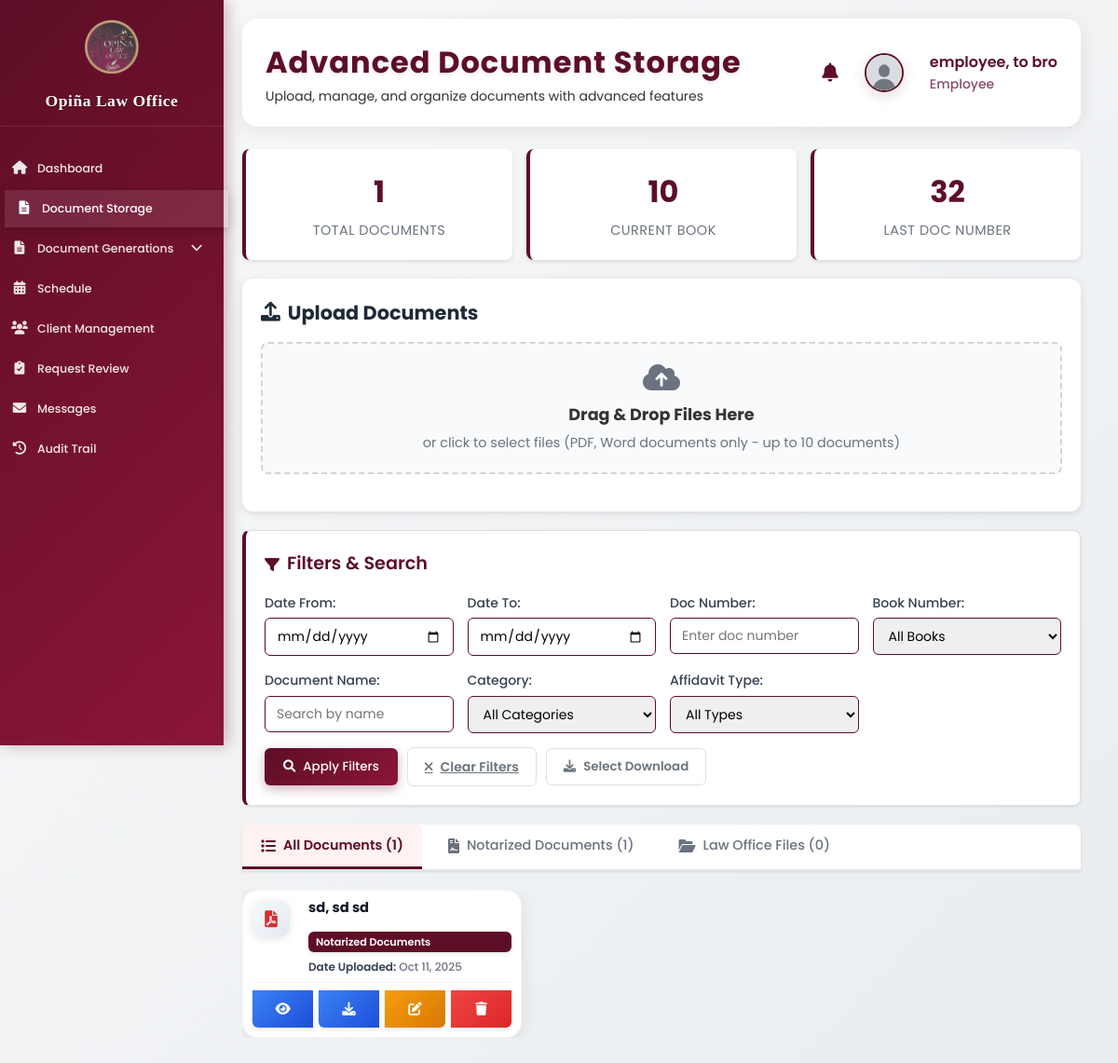
Page /employee_documents.php (signed in) on the committed database.
### tables this page shows
CREATE TABLE `employee_documents` (
  `id` int(11) NOT NULL,
  `doc_number` int(11) NOT NULL,
  `book_number` int(11) NOT NULL,
  `document_name` varchar(255) DEFAULT NULL,
  `affidavit_type` varchar(100) DEFAULT NULL,
  `description` text DEFAULT NULL,
  `file_size` bigint(20) DEFAULT NULL,
  `file_type` varchar(50) DEFAULT NULL,
  `file_name` varchar(255) NOT NULL,
  `file_path` varchar(255) NOT NULL,
  `category` varchar(100) NOT NULL,
  `uploaded_by` int(11) NOT NULL,
  `upload_date` datetime NOT NULL DEFAULT current_timestamp()
);

### employee_documents.php (the view, shortened to what this page needs)
<?php
require_once 'action_logger_helper.php';
function get_current_book_number() {
    return date('n');
}
function get_next_doc_number($conn, $book_number) {
    $stmt = $conn->prepare("SELECT COALESCE(MAX(doc_number), 0) + 1 FROM employee_documents WHERE book_number = ?");
    $stmt->bind_param("i", $book_number);
    $stmt->execute();
    $result = $stmt->get_result();
    return $result->fetch_row()[0];
}
function truncate_document_name($name, $max_length = 18) {
    $name_without_ext = pathinfo($name, PATHINFO_FILENAME);
    if (strlen($name_without_ext) <= $max_length) {
        return $name_without_ext;
    }
    return substr($name_without_ext, 0, $max_length) . '........';
}
$filter_from = isset($_GET['filter_from']) ? $_GET['filter_from'] : '';
$filter_to = isset($_GET['filter_to']) ? $_GET['filter_to'] : '';
$filter_doc_number = isset($_GET['doc_number']) ? $_GET['doc_number'] : '';
$filter_name = isset($_GET['name']) ? $_GET['name'] : '';
$where_clause = '';
$documents = [];
$query = "SELECT ed.*, uf.name as uploader_name, uf.user_type FROM employee_documents ed LEFT JOIN user_form uf ON ed.uploaded_by = uf.id $where_clause ORDER BY ed.book_number DESC, ed.doc_number ASC";
$stmt = $conn->prepare($query);
$stmt->execute();
$result = $stmt->get_result();
if ($result && $result->num_rows > 0) {
    while ($row = $result->fetch_assoc()) {
        $documents[] = $row;
    }
}
?>
<!DOCTYPE html>
<html lang="en">
<head>
    <link rel="stylesheet" href="https://cdnjs.cloudflare.com/ajax/libs/font-awesome/6.0.0/css/all.min.css">
    <link rel="stylesheet" href="assets/css/dashboard.css?v=<?= time() ?>">
</head>
<body>
    <div class="sidebar">
                <div class="sidebar-header">
            <img src="images/logo.jpg" alt="Logo">
            <h2>Opiña Law Office</h2>
        </div>
        <ul class="sidebar-menu">
            <li><a href="employee_dashboard.php"><i class="fas fa-home"></i><span>Dashboard</span></a></li>
            <li><a href="employee_documents.php" class="active"><i class="fas fa-file-alt"></i><span>Document Storage</span></a></li>
            <li class="has-submenu">
                <a href="#" class="submenu-toggle"><i class="fas fa-file-alt"></i><span>Document Generations</span><i class="fas fa-chevron-down submenu-arrow"></i></a>
            </li>
            <li><a href="employee_schedule.php"><i class="fas fa-calendar-alt"></i><span>Schedule</span></a></li>
            <li><a href="employee_clients.php"><i class="fas fa-users"></i><span>Client Management</span></a></li>
            <li><a href="employee_request_management.php"><i class="fas fa-clipboard-check"></i><span>Request Review</span></a></li>
            <li><a href="employee_messages.php"><i class="fas fa-envelope"></i><span>Messages</span></a></li>
            <li><a href="employee_audit.php"><i class="fas fa-history"></i><span>Audit Trail</span></a></li>
        </ul>
    </div>
    <div class="main-content">
        <?php
        include 'components/profile_header.php';
        ?>
        <div class="stats-grid">
            <div class="stat-card">
                <div class="stat-number"><?= count($documents) ?></div>
                <div class="stat-label">Total Documents</div>
            </div>
            <div class="stat-card">
                <div class="stat-number"><?= get_current_book_number() ?></div>
                <div class="stat-label">Current Book</div>
            </div>
            <div class="stat-card">
                <div class="stat-number"><?= get_next_doc_number($conn, get_current_book_number()) - 1 ?></div>
                <div class="stat-label">Last Doc Number</div>
            </div>
        </div>
        <div class="upload-section">
            <h2><i class="fas fa-upload"></i> Upload Documents</h2>
            <form method="POST" enctype="multipart/form-data" id="uploadForm" onsubmit="return handleUploadSubmit(event)">
                <div class="upload-area" id="uploadArea">
                    <i class="fas fa-cloud-upload-alt" style="font-size: 2rem; color: #6b7280; margin-bottom: 10px;"></i>
                    <h3 style="font-size: 1.1rem; margin-bottom: 5px;">Drag & Drop Files Here</h3>
                    <p style="font-size: 0.9rem; color: #6b7280;">or click to select files (PDF, Word documents only - up to 10 documents)</p>
                </div>
            </form>
        </div>
        <div class="filters-section">
            <h2><i class="fas fa-filter"></i> Filters & Search</h2>
            <form method="GET" id="filterForm" onsubmit="return handleFilterSubmit(event)">
                <div class="filters-grid">
                    <div class="filter-group">
                        <label>Date From:</label>
                        <input type="date" name="filter_from" value="<?= htmlspecialchars($filter_from) ?>">
                    </div>
                    <div class="filter-group">
                        <label>Date To:</label>
                        <input type="date" name="filter_to" value="<?= htmlspecialchars($filter_to) ?>">
                    </div>
                    <div class="filter-group">
                        <label>Doc Number:</label>
                        <input type="number" name="doc_number" value="<?= htmlspecialchars($filter_doc_number) ?>" placeholder="Enter doc number">
                    </div>
                    <div class="filter-group">
                        <label>Book Number:</label>
                        <select name="book_number">
                            <option value="">All Books</option>
                        </select>
                    </div>
                    <div class="filter-group">
                        <label>Document Name:</label>
                        <input type="text" name="name" value="<?= htmlspecialchars($filter_name) ?>" placeholder="Search by name">
                    </div>
                    <div class="filter-group">
                        <label>Category:</label>
                        <select name="category">
                            <option value="">All Categories</option>
                        </select>
                    </div>
                    <div class="filter-group">
                        <label>Affidavit Type:</label>
                        <select name="affidavit_type">
                            <option value="">All Types</option>
                        </select>
                    </div>
        </div>
                <div class="filter-actions">
                    <button type="submit" class="btn-primary">
                        <i class="fas fa-search"></i> Apply Filters
                    </button>
                    <a href="employee_documents.php" class="btn-secondary">
                        <i class="fas fa-times"></i> Clear Filters
                    </a>
                    <button type="button" class="btn-secondary" onclick="openDownloadModal()">
                        <i class="fas fa-download"></i> Select Download
                    </button>
            </div>
            </form>
        </div>
        <?php
        $lawOfficeDocs = array_filter($documents, function($doc) {
            return $doc['category'] === 'Law Office Files';
        });
        $notarizedDocs = array_filter($documents, function($doc) {
            return $doc['category'] === 'Notarized Documents';
        });
        ?>
        <div class="category-tabs">
            <button class="tab-btn active" onclick="showCategory('all')">
                <i class="fas fa-list"></i> All Documents (<?= count($documents) ?>)
            </button>
            <button class="tab-btn" onclick="showCategory('notarized')">
                <i class="fas fa-file-contract"></i> Notarized Documents (<?= count($notarizedDocs) ?>)
            </button>
            <button class="tab-btn" onclick="showCategory('lawoffice')">
                <i class="fas fa-folder-open"></i> Law Office Files (<?= count($lawOfficeDocs) ?>)
            </button>
        </div>
        <div class="document-grid" id="documents">
            <?php if (empty($documents)): ?>
                <div style="grid-column: 1 / -1; text-align: center; padding: 40px;">
                    <i class="fas fa-folder-open" style="font-size: 3rem; color: #d1d5db; margin-bottom: 15px;"></i>
                    <h3 style="color: #6b7280;">No documents found</h3>
                    <p style="color: #9ca3af;">Try adjusting your filters or upload some documents.</p>
                </div>
            <?php else: ?>
            <?php foreach ($documents as $doc): ?>
                    <div class="document-card" data-category="<?= htmlspecialchars($doc['category']) ?>">
                        <div class="card-header">
                            <div class="document-icon" style="margin-right: 8px !important; padding-right: 0px !important;">
                                <?php
                                $ext = strtolower(pathinfo($doc['file_name'], PATHINFO_EXTENSION));
                                if($ext === 'pdf'): ?>
                                    <i class="fas fa-file-pdf" style="color: #d32f2f;"></i>
                        <?php elseif($ext === 'doc' || $ext === 'docx'): ?>
                                    <i class="fas fa-file-word" style="color: #1976d2;"></i>
                        <?php elseif($ext === 'xls' || $ext === 'xlsx'): ?>
                                    <i class="fas fa-file-excel" style="color: #388e3c;"></i>
                        <?php else: ?>
                            <i class="fas fa-file-alt"></i>
                        <?php endif; ?>
                    </div>
                    <div class="document-info">
                                 <h3 title="<?= htmlspecialchars($doc['document_name'] ?? $doc['file_name']) ?>"><?= htmlspecialchars(truncate_document_name($doc['document_name'] ?? $doc['file_name'])) ?></h3>
                        <div class="document-meta">
                            <?php
                            $category_colors = [
                                'Notarized Documents' => ['bg' => '#5D0E26', 'text' => 'white'],
                                'Law Office Files' => ['bg' => '#059669', 'text' => 'white']
                            ];
                            $colors = $category_colors[$doc['category']] ?? ['bg' => '#6b7280', 'text' => 'white'];
                            ?>
                            <div style="font-size: 0.7rem; color: <?= $colors['text'] ?>; font-weight: 600; background: <?= $colors['bg'] ?>; padding: 4px 8px; border-radius: 6px; display: inline-block; box-shadow: 0 2px 4px rgba(0,0,0,0.1);">
                                <?= htmlspecialchars($doc['category']) ?>
                            </div>
                            <div style="font-size: 0.75rem; color: #6b7280; font-weight: 500; margin-top: 4px;">
                                <strong>Date Uploaded:</strong> <?= date('M d, Y', strtotime($doc['upload_date'])) ?>
                            </div>
                        </div>
                    </div>
                    </div>
                        <div class="document-actions">
                            <button onclick="openViewModal('<?= htmlspecialchars($doc['file_path'], ENT_QUOTES) ?>', '<?= htmlspecialchars($doc['document_name'] ?? $doc['file_name'], ENT_QUOTES) ?>', '<?= htmlspecialchars($doc['category'], ENT_QUOTES) ?>', '<?= $doc['doc_number'] ?>', '<?= $doc['book_number'] ?>', '<?= htmlspecialchars($doc['affidavit_type'] ?? '', ENT_QUOTES) ?>', '<?= htmlspecialchars($doc['uploader_name'] ?? 'Employee', ENT_QUOTES) ?>')" class="btn-action btn-view" title="View Document">
                                <i class="fas fa-eye"></i>
                            </button>
                            <a href="<?= htmlspecialchars($doc['file_path']) ?>" download onclick="return confirmDownload('<?= htmlspecialchars($doc['document_name'] ?? $doc['file_name'], ENT_QUOTES) ?>')" class="btn-action btn-view" title="Download Document">
                                <i class="fas fa-download"></i>
                            </a>
                            <button onclick="openEditModal(<?= $doc['id'] ?>, '<?= htmlspecialchars($doc['document_name'], ENT_QUOTES) ?>', <?= $doc['doc_number'] ?>, <?= $doc['book_number'] ?>, '<?= htmlspecialchars($doc['affidavit_type'], ENT_QUOTES) ?>', '<?= htmlspecialchars($doc['category'], ENT_QUOTES) ?>')" class="btn-action btn-edit" title="Edit Document">
                                <i class="fas fa-edit"></i>
                            </button>
                            <a href="?delete=<?= $doc['id'] ?>" onclick="return confirmDelete('<?= htmlspecialchars($doc['document_name'] ?? $doc['file_name'], ENT_QUOTES) ?>')" class="btn-action btn-delete" title="Delete Document">
                                <i class="fas fa-trash"></i>
                            </a>
                </div>
        </div>
                    <?php endforeach; ?>
            <?php endif; ?>
        </div>
    </div>
</body>
</html>

### rows in the picture
employee_documents: category "1", category "0", document_name "sd, sd sd", category "Notarized Documents", upload_date "Oct 11, 2025"

### other values in the picture
$page_title "Advanced Document Storage"
$page_subtitle "Upload, manage, and organize documents with advanced features"
$user_name "employee, to bro"
$user_title "Employee"
count($documents) "1"
get_current_book_number() "10"
get_next_doc_number($conn, get_current_book_number()) - 1 "32"
